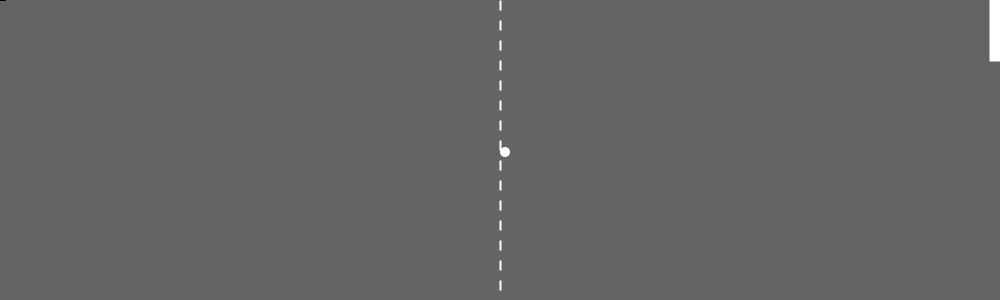
Frame 1 (no input)
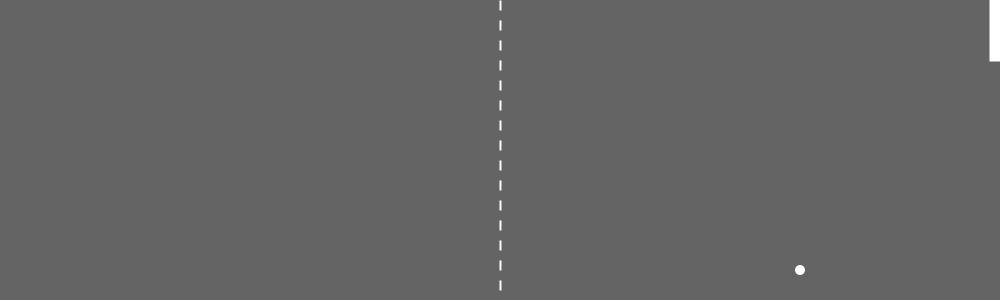
Frame 60 (the mouse pressed at the canvas centre just before this capture)
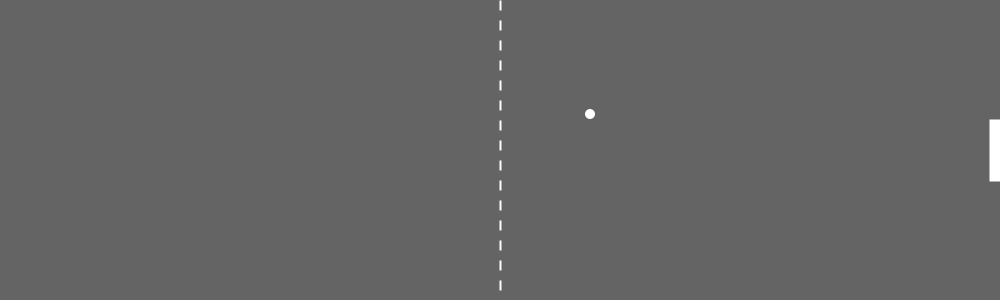
Frame 120 (the mouse held since frame 60 and released just before this capture)

The Processing sketch that drew these frames (run headless with seeded random() and noise(); from frame 60 on, the mouse is pressed at the canvas centre):

// Processing sketch: Pong
// ── Pong.pde
/*
 PONG
 Jeff Thompson
 October 2010
 
 A version of "Pong" for one person.
 
 Includes the basic game with a few extras:
   - Keeps score graphically
   - Paddle gets smaller with every successful volley
 
 www.jeffreythompson.org
 */

// BALL
float ballX, ballY;
float ballSpeedX = 5.0;
float dirX = 1;
float ballSpeedY = 2.0;
float dirY = 1;
int ballSize = 5;

// PADDLE
int paddleWidth = 5;
int paddleHeight = 30;
int hit = 0;
float paddleLeftEdge;

// OTHER VARIABLES
int maxScore = 100;


void setup()
{
  size(1000,300);
  smooth();
  frameRate(30);
  ellipseMode(RADIUS);  // draw all ellipses from center out
  rectMode(RADIUS);     // same for rectangles
  strokeCap(SQUARE);    // make all lines have square ends
}

void draw()
{
  // IF THE FIRST FRAME DO THE FOLLOWING
  if(frameCount <= 1) { 
  ballX = width/2; ballY = height/2;                   // start ball in center*
  paddleLeftEdge = width - paddleWidth - ballSize;     // ... and declare variable for the left edge of the paddle*
  }                                                    // ** these have to be defined here because "size" is in setup
  
  // CLEAR THE WINDOW TO REDRAW EACH FRAME, DRAW DIVIDER, TALLY SCORE
  fill(100,100,100);                  // fill color (4 values makes "trails")
  rect(0,0, width,height);            // clear the screen to redraw
  
  rectMode(CORNER);                   // draw from the corner, not the center
  fill(255);                          // make white
  rect(0,0, 5,(height/maxScore)*hit);      // draw a vertical rectangle for score; scaled for variable window size to a max of 100pts
  rectMode(RADIUS);                   // set back to "radius" mode
  
  noFill();                           // no fill, stroke parameters for dividing line
  strokeWeight(2);
  stroke(255);
  for (int i=0; i<=height; i+=20){    // automatically draw the dividing line; for a 10px gap increment length + gap = 20px
    line(width/2, i, width/2, i+10);  // draw lines down the middle that are 10px long
  }

  // UPDATE PADDLE
  fill(255);
  float paddleY = constrain(mouseY, paddleHeight, height-paddleHeight);  // create a variable that follows the mouse's Y position
  rect(width-paddleWidth,paddleY, paddleWidth,paddleHeight);             // ... then draw the paddle along the left-hand side

  // TEST IF BALL HITS RIGHT SIDE
  if(ballX > width+ballSize) {                 // if ball is past right side...
    ballX = width/2;                           // place it at the center...
    ballY = height/2;
    ballSpeedX = 5;                            // and reset speeds for X and Y directions
    ballSpeedY = 2;
    // ballX = random(0, width-ballSize);      // ... or place the ball in a random spot
    // ballY = random(0, height-ballSize);
    paddleHeight = 30;                         // reset ball size (only for decreasing ball size below)
    hit = 0;                                   // and reset "hit"
    println(hit);                              // print score
  }

  // TEST IF BALL HITS TOP or BOTTOM
  if(ballY < 0 || ballY > height-ballSize) {   // if ball is above the top (0) or below the bottom
    dirY *= -1;                                // reverse the Y direction
  }

  // TEST IF BALL HITS LEFT SIDE
  if(ballX < 0) {                              // if ball is past right side (0)
    dirX *= -1;                                // reverse the X direction
  }

  // TEST IF BALL HAS HIT PADDLE
  // this is a complicated way to see if the point is within a range of points
  if(ballX == paddleLeftEdge                            // if ball has crossed the left edge of the paddle
  && ballY > paddleY - (paddleHeight) - ballSize        // and the ball's Y position is greater than the bottom of the paddle
  && ballY < paddleY + (paddleHeight) + ballSize) {     // and is less than the top of the paddle
    dirX *= -1;                                         // then reverse direction
    hit = hit+1;                                        // variable to record hits (used for scoring)
    println(hit);                                       // print score

    if(mouseY != pmouseY) {                    // if, at the same time, the current mouse position is not equal to the previous frame
      ballSpeedY = (mouseY - pmouseY)/2.0;     // ... change Y speed to (current mouse - previous mouse)/2
      if(ballSpeedY > 5.0) {                   // if speed is larger than 5 (maximum we decide on, can be changed)
        ballSpeedY = 5.0;                      // set to max...
      }
      if(ballSpeedY < -5.0) {                  // .. or do the opposite if below -5
        ballSpeedY = -5.0;
      }
    }
    if(paddleHeight > 5);            // fancy code to shink paddle when ball hits (so long as it's larger than 5px)
    paddleHeight = paddleHeight-2;   // ... shrink the paddle by 1px
  }

  // UPDATE BALL VARIABLES
  ballX = ballX + (ballSpeedX * dirX);        // make the ball's X coordinate = to it's current coord + (the speed x direction)
  ballY = ballY + (ballSpeedY * dirY);

  // DRAW BALL
  fill(255);                                  // ball color, etc
  noStroke();
  ellipse(ballX, ballY, ballSize, ballSize);  // draw ball centered on X,Y coords at the size determined at the top
  
  // RESET AT MAX SCORE
  if(hit > maxScore) { hit = 0; }

}
